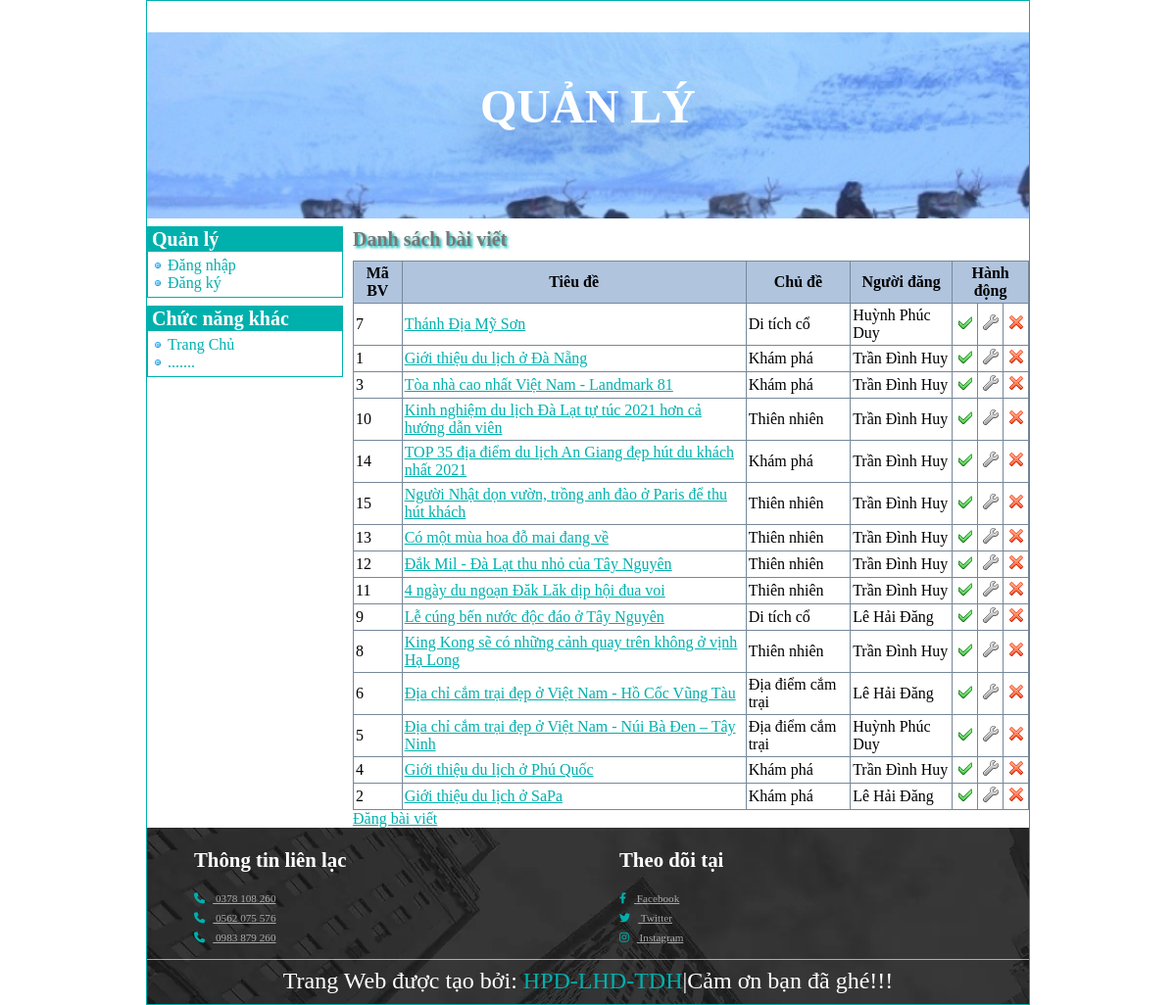
Page /Admin/index.php?do=baiviet on the committed database.
### tables this page shows
CREATE TABLE `tbl_noidungdiadiem` (
  `MaBaiViet` int(10) NOT NULL,
  `MaChuDe` int(10) NOT NULL,
  `MaNguoiDung` int(10) NOT NULL,
  `TieuDe` varchar(255) NOT NULL,
  `TomTat` text NOT NULL,
  `NoiDung` text NOT NULL,
  `NgayDang` datetime NOT NULL,
  `HinhAnh` tinytext NOT NULL,
  `ChuThichAnh` tinytext NOT NULL,
  `LuotXem` int(10) NOT NULL,
  `KiemDuyet` tinyint(1) NOT NULL
);

CREATE TABLE `tbl_chude` (
  `MaChuDe` int(10) NOT NULL,
  `TenChuDe` varchar(100) NOT NULL,
  `HinhAnhCD` tinytext NOT NULL
);

CREATE TABLE `tbl_nguoidung` (
  `MaNguoiDung` int(10) NOT NULL,
  `TenNguoiDung` varchar(50) NOT NULL,
  `TenDangNhap` varchar(50) NOT NULL,
  `MatKhau` varchar(100) NOT NULL,
  `QuyenHan` tinyint(1) NOT NULL,
  `Khoa` tinyint(1) NOT NULL
);

### Admin/baiviet.php (the view, shortened to what this page needs)
<?php
	$sql = "SELECT *
			FROM tbl_noidungdiadiem A, tbl_chude B, tbl_nguoidung C
			WHERE A.MaChuDe = B.MaChuDe AND A.maNguoiDung = C.MaNguoiDung ORDER by `NgayDang` DESC";
	$danhsach = $connect->query($sql);
?>
<h3>Danh sách bài viết</h3>
<table class="DanhSach">
	<tr>
		<th>Mã BV</th>
		<th>Tiêu đề</th>
		<th>Chủ đề</th>
		<th>Người đăng</th>
		<th colspan="3">Hành động</th>
	</tr>
	<?php
		while ($dong = $danhsach->fetch_array(MYSQLI_ASSOC)) {
			echo "<tr>";
				echo "<td>" . $dong['MaBaiViet'] . "</td>";
				echo "<td><a href='index.php?do=baiviet_chitiet&id=" . $dong['MaBaiViet'] . "'>" . $dong['TieuDe'] . "</a></td>";
				echo "<td>" . $dong['TenChuDe'] . "</td>";
				echo "<td>" . $dong['TenNguoiDung'] . "</td>";
				echo "<td align='center'>";
					if($dong['KiemDuyet'] == 0)
						echo "<a href='index.php?do=baiviet_kiemduyet&k=1&id=" . $dong['MaBaiViet'] . "'><img src='images/ban.png' /></a>";
					else
						echo "<a href='index.php?do=baiviet_kiemduyet&k=0&id=" . $dong['MaBaiViet'] . "'><img src='images/active.png' /></a>";
				echo "</td>";
				echo "<td align='center'><a href='index.php?do=baiviet_sua&id=" . $dong['MaBaiViet'] . "'><img src='images/edit.png' /></a></td>";
				echo "<td align='center'><a href='index.php?do=baiviet_xoa&id=" . $dong['MaBaiViet'] . "' onclick='return confirm(\"Bạn có muốn xóa bài viết " . $dong['TieuDe'] . " không?\")'><img src='images/delete.png' /></a></td>";
			echo "</tr>";
		}
	?>
</table>
<a href="index.php?do=baiviet_them">Đăng bài viết</a>

### Admin/css/styleadmin.css (style rules this page uses)
:root { --main--color:#00B0AD; --black:#222; --white:#fff; --light-black:#777; --light-white:#fff9; --dark-bg:rgba(0,0,0,.7); --light-bg:#eee; --border:.1rem solid var(--black); --box-shadow:0 .5rem 1rem rgba(0,0,0,.1); --text-shadow:0 1.5rem 3rem rgba(0,0,0,.3); }
body { margin: 0; }
#BenPhai h3 { font-size: 20px; padding: 2px 0 10px 0; color: var(--light-black); font-family: Tahoma; margin-top: 8px; margin-bottom: 0; text-shadow: 2px 2px 3px var(--main--color); }
a:-webkit-any-link { color: var(--main--color); }
table.DanhSach { width: 100%; border-collapse: collapse; }
table.DanhSach th { border: 1px solid #778899; padding: 3px 2px 3px 2px; background: #b0c4de; }
table.DanhSach td { border: 1px solid #778899; padding: 3px 2px 3px 2px; }

### rows in the picture
tbl_noidungdiadiem: MaBaiViet "7", TieuDe "Thánh Địa Mỹ Sơn", MaChuDe.TenChuDe "Di tích cổ", MaNguoiDung.TenNguoiDung "Huỳnh Phúc Duy", KiemDuyet 1 (drawn)
tbl_noidungdiadiem: MaBaiViet "1", TieuDe "Giới thiệu du lịch ở Đà Nẵng", MaChuDe.TenChuDe "Khám phá", MaNguoiDung.TenNguoiDung "Trần Đình Huy", KiemDuyet 1 (drawn)
tbl_noidungdiadiem: MaBaiViet "3", TieuDe "Tòa nhà cao nhất Việt Nam - Landmark 81", MaChuDe.TenChuDe "Khám phá", MaNguoiDung.TenNguoiDung "Trần Đình Huy", KiemDuyet 1 (drawn)
tbl_noidungdiadiem: MaBaiViet "10", TieuDe "Kinh nghiệm du lịch Đà Lạt tự túc 2021 hơn cả hướng dẫn viên", MaChuDe.TenChuDe "Thiên nhiên", MaNguoiDung.TenNguoiDung "Trần Đình Huy", KiemDuyet 1 (drawn)
tbl_noidungdiadiem: MaBaiViet "14", TieuDe "TOP 35 địa điểm du lịch An Giang đẹp hút du khách nhất 2021", MaChuDe.TenChuDe "Khám phá", MaNguoiDung.TenNguoiDung "Trần Đình Huy", KiemDuyet 1 (drawn)
tbl_noidungdiadiem: MaBaiViet "15", TieuDe "Người Nhật dọn vườn, trồng anh đào ở Paris để thu hút khách", MaChuDe.TenChuDe "Thiên nhiên", MaNguoiDung.TenNguoiDung "Trần Đình Huy", KiemDuyet 1 (drawn)
tbl_noidungdiadiem: MaBaiViet "13", TieuDe "Có một mùa hoa đỗ mai đang về", MaChuDe.TenChuDe "Thiên nhiên", MaNguoiDung.TenNguoiDung "Trần Đình Huy", KiemDuyet 1 (drawn)
tbl_noidungdiadiem: MaBaiViet "12", TieuDe "Đắk Mil - Đà Lạt thu nhỏ của Tây Nguyên", MaChuDe.TenChuDe "Thiên nhiên", MaNguoiDung.TenNguoiDung "Trần Đình Huy", KiemDuyet 1 (drawn)
tbl_noidungdiadiem: MaBaiViet "11", TieuDe "4 ngày du ngoạn Đăk Lăk dịp hội đua voi", MaChuDe.TenChuDe "Thiên nhiên", MaNguoiDung.TenNguoiDung "Trần Đình Huy", KiemDuyet 1 (drawn)
tbl_noidungdiadiem: MaBaiViet "9", TieuDe "Lễ cúng bến nước độc đáo ở Tây Nguyên", MaChuDe.TenChuDe "Di tích cổ", MaNguoiDung.TenNguoiDung "Lê Hải Đăng", KiemDuyet 1 (drawn)
tbl_noidungdiadiem: MaBaiViet "8", TieuDe "King Kong sẽ có những cảnh quay trên không ở vịnh Hạ Long", MaChuDe.TenChuDe "Thiên nhiên", MaNguoiDung.TenNguoiDung "Trần Đình Huy", KiemDuyet 1 (drawn)
tbl_noidungdiadiem: MaBaiViet "6", TieuDe "Địa chỉ cắm trại đẹp ở Việt Nam - Hồ Cốc Vũng Tàu", MaChuDe.TenChuDe "Địa điểm cắm trại", MaNguoiDung.TenNguoiDung "Lê Hải Đăng", KiemDuyet 1 (drawn)
tbl_noidungdiadiem: MaBaiViet "5", TieuDe "Địa chỉ cắm trại đẹp ở Việt Nam - Núi Bà Đen – Tây Ninh", MaChuDe.TenChuDe "Địa điểm cắm trại", MaNguoiDung.TenNguoiDung "Huỳnh Phúc Duy", KiemDuyet 1 (drawn)
tbl_noidungdiadiem: MaBaiViet "4", TieuDe "Giới thiệu du lịch ở Phú Quốc", MaChuDe.TenChuDe "Khám phá", MaNguoiDung.TenNguoiDung "Trần Đình Huy", KiemDuyet 1 (drawn)
tbl_noidungdiadiem: MaBaiViet "2", TieuDe "Giới thiệu du lịch ở SaPa", MaChuDe.TenChuDe "Khám phá", MaNguoiDung.TenNguoiDung "Lê Hải Đăng", KiemDuyet 1 (drawn)
